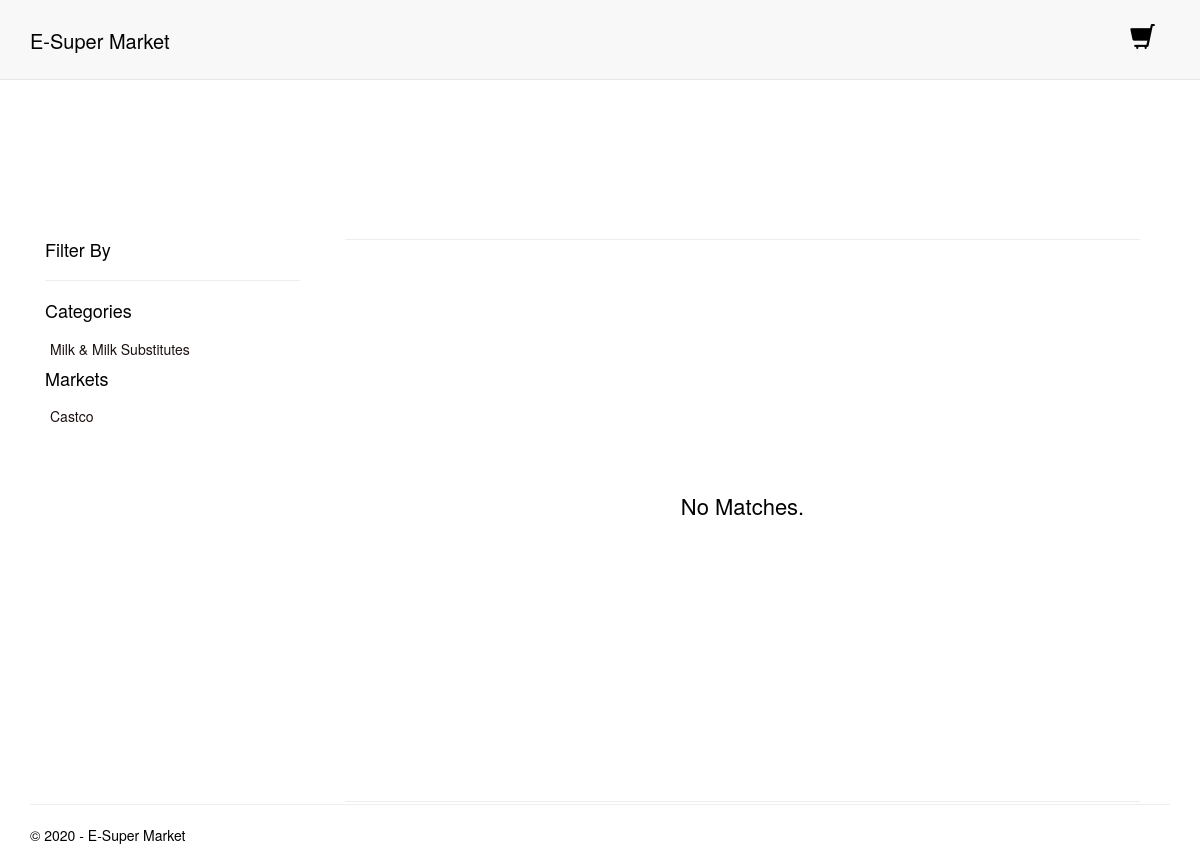
The app's page /catalogue/fruit/all-markets/, older data.
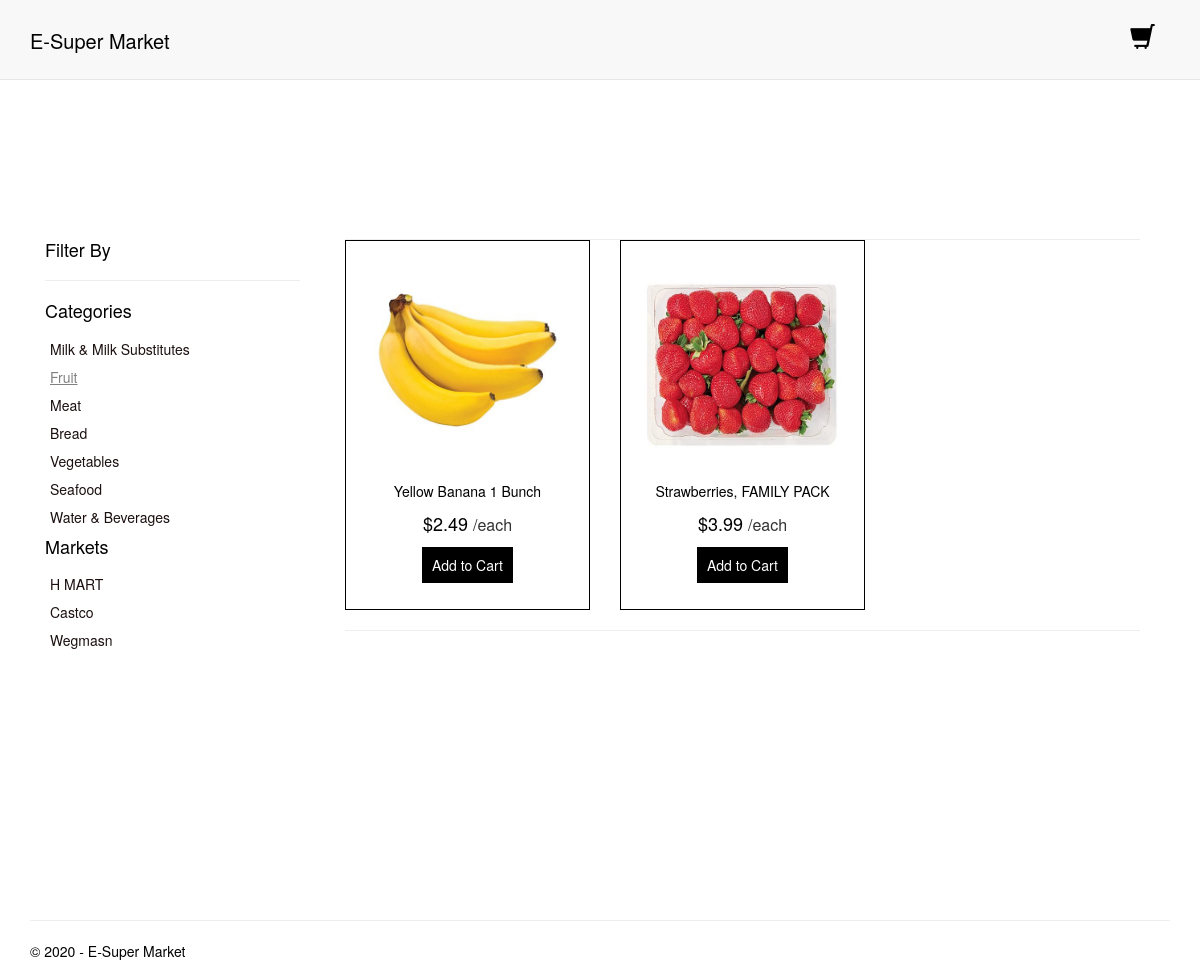
The same page, newer data.
### catalogueApp/models.py (models this page shows, shortened)
class Base(models.Model):
    created_date = models.DateTimeField(auto_now_add=True)
    modified_date = models.DateTimeField(auto_now=True)
    class Meta:
        abstract = True

class Category(Base):
    Category_Status = [(0, "Active"), (1, "InActive")]
    name = models.CharField(max_length=50, unique=True)
    slug = models.SlugField(max_length=50, unique=True, help_text="Unique category page URL.")
    description = models.TextField()
    meta_description = models.CharField("Meta Description", max_length=500, help_text="Content for description meta tag")
    meta_keywords = models.CharField("Meta Keywords", max_length=500, help_text="Comma separated set to SEO keywords for meta tag")
    category_status = models.IntegerField(choices=Category_Status, default=0)
    class Meta:
        db_table = 'categories'
        ordering = ['-created_date']
        verbose_name_plural = 'Categories'

class Market(Base):
    Market_Status = [(0, "Active"), (1, "InActive")]
    name = models.CharField(max_length=50, unique=True)
    slug = models.SlugField(max_length=50, unique=True, help_text="Unique market page URL.")
    description = models.TextField()
    meta_description = models.CharField("Meta Description", max_length=500, help_text="Content for description meta tag")
    meta_keywords = models.CharField("Meta Keywords", max_length=500, help_text="Comma separated set to SEO keywords for meta tag")
    market_status = models.IntegerField(choices=Market_Status, default=0)
    class Meta:
        db_table = 'markets'
        ordering = ['-created_date']
        verbose_name_plural = 'Markets'

class Product(Base):
    Product_Status = [(0, "Active"), (1, "InActive")]
    Units = [(0, "each"), (1, "gram")]
    name = models.CharField(max_length=50)
    slug = models.SlugField(max_length=50, unique=True, help_text="Unique product page URL.")
    description = models.TextField()
    meta_description = models.CharField("Meta Description", max_length=500, help_text="Content for description meta tag")
    meta_keywords = models.CharField("Meta Keywords", max_length=500, help_text="Comma separated set to SEO keywords for meta tag")
    sku = models.CharField(max_length=100)
    price = models.DecimalField(max_digits=10, decimal_places=2)
    unit = models.IntegerField(choices=Units, default=0)
    weigth = models.DecimalField(max_digits=15, decimal_places=2, blank=False, default=0.00)
    old_price = models.DecimalField(max_digits=10, decimal_places=2, blank=True, default=0.00)
    image_url = models.CharField(max_length=500)
    is_bestseller = models.BooleanField(default=False)
    is_featured = models.BooleanField(default=False)
    quantity = models.IntegerField()
    categories = models.ManyToManyField(Category)
    markets = models.ManyToManyField(Market)
    product_status = models.IntegerField(choices=Product_Status, default=0)
    class Meta:
        db_table = 'products'
        ordering = ['-created_date']

### catalogueApp/views.py (the view)
# urls.py: path('', views.catalogue, name='catalogue'),
def catalogue(request, category_slug='all-categories', market_slug='all-markets'):
    assert isinstance(request, HttpRequest)
    if request.method == 'POST':
        cart_service.add_to_cart(request)
        page_object = catalogue_service.fetch_products(request, category_slug, market_slug)
        return render(
            request,
            'catalogueApp/index.html',
            {
                'title': 'Product Page',
                'year': datetime.now().year,
                'page_object': page_object,
                'selected_category': category_slug,
                'selected_market': market_slug,
            }
        )
    else:
        page_object = catalogue_service.fetch_products(request, category_slug, market_slug)
        return render(
            request,
            'catalogueApp/index.html',
            {
                'title': 'Product Page',
                'year': datetime.now().year,
                'page_object': page_object,
                'selected_category': category_slug,
                'selected_market': market_slug,
            }
        )

### app/eSM_context_service.py (called while the page is built)
def eSM_context(request):
    return {
        'site_name': settings.SITE_NANE,
        'categories': Category.objects.filter(category_status=0),
        'markets': Market.objects.filter(market_status=0),
        'selected_category': 'all-categories',
        'selected_market': 'all-markets',
        'cart_item_count': cart_service.cart_items_count(request),
        'cart_total': cart_service.get_cart_total(request),
        'cart_items': cart_service.get_cart_items(request),
    }

### cartApp/cart_service.py (called while the page is built)
def _unique_cart_id(request):
     if request.session.get(UNIQUE_CART_ID_SESSION_KEY,'') == '':
         request.session[UNIQUE_CART_ID_SESSION_KEY] = _generate_unique_id()
     return request.session[UNIQUE_CART_ID_SESSION_KEY]

def _generate_unique_id():
    u_id = uuid.uuid1()
    u_id_string = str(u_id)
    return u_id_string

def get_cart(request):
    unique_id =_unique_cart_id(request)
    try:
        cart = get_object_or_404(Cart, unique_cart_id=unique_id)
        return cart
    except :
        return None

def get_cart_items(request):
    cart = get_cart(request)
    if cart:
        return CartItem.objects.filter(cart__unique_cart_id=_unique_cart_id(request))

def cart_items_count(request):
    items = get_cart_items(request)
    cnt = 0
    if items:
       for item in items:
           cnt += item.quantity
    return cnt

def get_cart_total(request):
    cart = get_cart(request)
    cart_total = decimal.Decimal('0.00')
    if cart:
        cart_items = CartItem.objects.filter(cart__unique_cart_id=_unique_cart_id(request))
        for item in cart_items:
            cart_total += item.cart_item_total()
        return cart_total
    else:
        return cart_total

### catalogueApp/templates/catalogueApp/index.html
{% extends "app/layout.html" %}
{% block content %}
<div class="container">
    <div class="row">
        <div class="col-md-3 index__filter-wrapper">
            <h4 class="index__filter-title">Filter By</h4>
            <hr/>
            <div>
                {% include 'catalogueApp/partials/category.html' %}
            </div>
            <div>
                {% include 'catalogueApp/partials/market.html' %}
            </div>
        </div>
        <div class="col-md-9 {%if page_object.has_other_pages %}index__product-wrapper--has-pages{% else %}index__product-wrapper--no-pages{% endif %}">
            {% include 'catalogueApp/partials/product_list.html' %}
        </div>
    </div>
</div>
{% endblock %}

### app/templates/app/layout.html (shortened to what this page needs)
<!DOCTYPE html>
<html>
<head>
  {% load static %}
  <link rel="stylesheet" type="text/css" href="{% static 'app/content/bootstrap.min.css' %}"/>
  <link rel="stylesheet" type="text/css" href="{% static 'app/content/site.css' %}" />
  <link rel="stylesheet" type="text/css" href="{% static 'app/content/eSM.css' %}" />
</head>
<body>
<div class="navbar navbar-default navbar-static-top layout__nav-wrapper">
  <div class="container">
    <div class="navbar-header">
      <div class="layout__nav-brand-wrapper">
        <a href="/" class="layout__nav-brand">E-Super Market</a>
      </div>
    </div>
    <div class="navbar-collapse collapse navbar-right layout__cart-wrapper">
      <ul class="nav navbar-nav">
        <li>{% include 'cartApp/partials/cart_summary_widget.html' %}</li>
      </ul>
    </div>
  </div>
</div>
<div class="container body-content layout__content-wrapper">
  {% block content %}{% endblock %}
  <hr/>
  <footer>
    <p class="layout__copyright">&copy; {{ year }} - E-Super Market</p>
  </footer>
</div>
</body>
</html>

### cartApp/templates/cartApp/partials/cart_summary_widget.html (shortened to what this page needs)
<div>
  <a href="{% url 'cartApp:cart_detail' %}">
    <i class="glyphicon glyphicon-shopping-cart cart_summary_widget__cart-icon"></i>
  </a>
</div>

### catalogueApp/templates/catalogueApp/partials/category.html
<h5 class="category__heading">Categories</h5>
{% for c in categories %}
    <div class="category__list-wrapper">
      {% if c.slug == selected_category%}
         <a href="{% url 'catalogueApp:catalogue' c.slug selected_market %}" class="category__selected">{{ c.name }}</a>
      {% else %}
         <a href="{% url 'catalogueApp:catalogue' c.slug selected_market %}" class="category__not-selected">{{ c.name }}</a>
      {% endif %}
    </div>
{% endfor %}

### catalogueApp/templates/catalogueApp/partials/market.html
<h5 class="market__heading">Markets</h5>
{% for m in markets %}
    <div class="market__list-wrapper">
      {% if m.slug == selected_market %}
           <a href="{% url 'catalogueApp:catalogue' selected_category m.slug %}" class="market__selected">{{ m.name }}</a>
      {% else %}
           <a href="{% url 'catalogueApp:catalogue' selected_category m.slug %}" class="market__not-selected">{{ m.name }}</a>
      {% endif %}
    </div>
{% endfor %}

### catalogueApp/templates/catalogueApp/partials/product_list.html (shortened to what this page needs)
<div class="container">
  <hr class="product-list__upper-horizontal-line"/>
  <div class="row">
    {% if page_object %}
        {% for product in page_object %}
            <div class="col-md-4">
              {% include 'catalogueApp/partials/product_list_item.html' %}
            </div>
        {% endfor %}
    {% else %}
        <div class="product-list__empty-notifier">
          <p>
            No Matches.
          </p>
        </div>
    {% endif%}
  </div>
  <hr class="product-list__lower-horizontal-line"/>
</div>

### catalogueApp/templates/catalogueApp/partials/product_list_item.html (shortened to what this page needs)
<div class="product-list-item">
  <div class="product-list-item__image-wrapper">
    {% load static %}
    <img src="{% static 'app/images/productimages/main/'%}{{product.image_url}}" class="product-list-item__image"/>
  </div>
  <div>
    <p class="product-list-item__product-name">{{product.name}}</p>
  </div>
  <div>
    <p class="product-list-item__product-price">
      ${{product.price}}
      {% if product.unit %}
        <span class="spanroduct-list-item__product-unit">/gram</span>
      {% else %}
        <span class="product-list-item__product-unit">/each</span>
      {% endif %}
    </p>
  </div>
  <div>
    <form method="post">
      <button type="submit" name="submit" class="product-list-item__button">Add to Cart</button>
    </form>
  </div>
</div>

### app/static/app/content/site.css (style rules this page uses)
body { padding: 0px; margin: 0px; }
form { padding: 0px; margin: 0px; }
input, select,body { padding: 0px; margin: 0px; }

### app/static/app/content/eSM.css (style rules this page uses)
.layout__nav-wrapper { height:80px;color:#000000;padding-top:15px }
.layout__nav-brand-wrapper { padding-top:12px }
.layout__nav-brand { color:#000000;font-size:20px;font-weight:500 }
.layout__cart-wrapper { padding-top:16px }
.layout__content-wrapper { margin-top:80px }
.layout__copyright { color:#000000 }
.category__heading { font-size:18px;font-weight:500;color:#000000 }
.category__list-wrapper { padding-top:8px;padding-left:5px }
.category__selected { color:gray;text-decoration-line:underline }
.category__not-selected { color:#1b0f0f }
.market__heading { font-size:18px;font-weight:500;color:#000000 }
.market__list-wrapper { padding-top:8px;padding-left:5px }
.market__not-selected { color:#1b0f0f }
.index__filter-wrapper { padding-top:70px;padding-bottom:250px }
.index__filter-title { font-size:18px;font-weight:400;color:#000000 }
.index__product-wrapper--no-pages { padding-top:79px }
.product-list__upper-horizontal-line { padding:0px;margin:0px }
.product-list__lower-horizontal-line { padding-bottom:-18px;margin-bottom:-18px }
.product-list-item { height:370px;text-align:center;padding:10px 5px 10px 5px;border:1px solid #000000 }
.product-list-item__image-wrapper { margin-bottom:10px }
.product-list-item__image { height:220px;width:200px }
.product-list-item__product-name { font-size:14px;font-weight:500;color:#000000 }
.product-list-item__product-price { font-size:18px;font-weight:500;color:#000000 }
.product-list-item__product-unit { font-size:16px;font-weight:400;color:#333333 }
.product-list-item__button { background-color:#000000;color:white;padding:8px 10px;border:none }
.cart_summary_widget__cart-icon { color:#000000;font-size:25px;margin-top:-10px }

Row changes from the older to the newer data that the page shows:
added Category: name "Fruit"
added Category: name "Meat"
added Category: name "Bread"
added Category: name "Vegetables"
added Category: name "Seafood"
added Category: name "Water & Beverages"
added Market: name "H MART"
added Market: name "Wegmasn"
added Product: image_url (picture), name "Yellow Banana 1 Bunch", price "2.49", unit "/each"
added Product: image_url (picture), name "Strawberries, FAMILY PACK", price "3.99", unit "/each"
Text that changed along with them:
text no longer shown: "No Matches."
